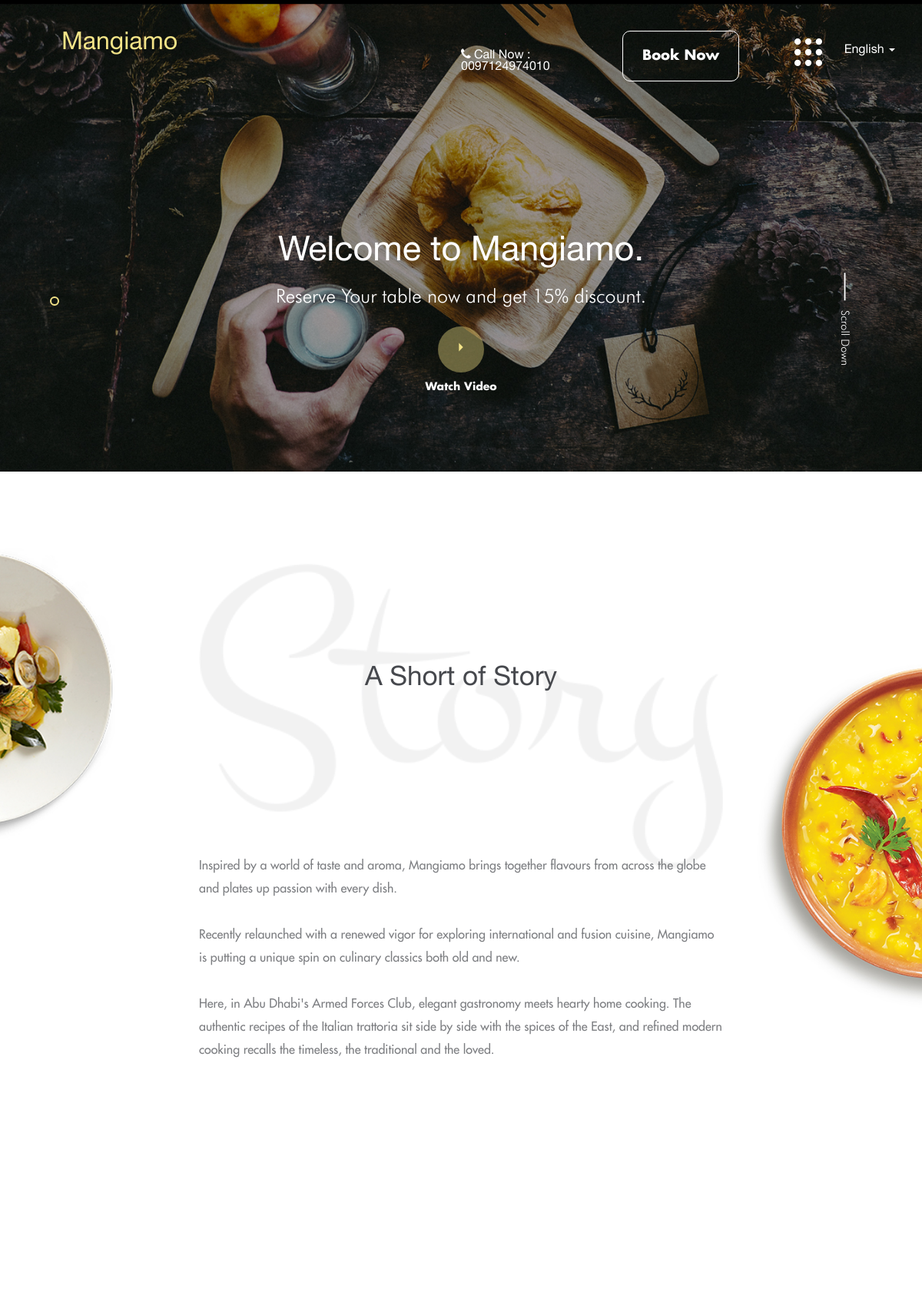
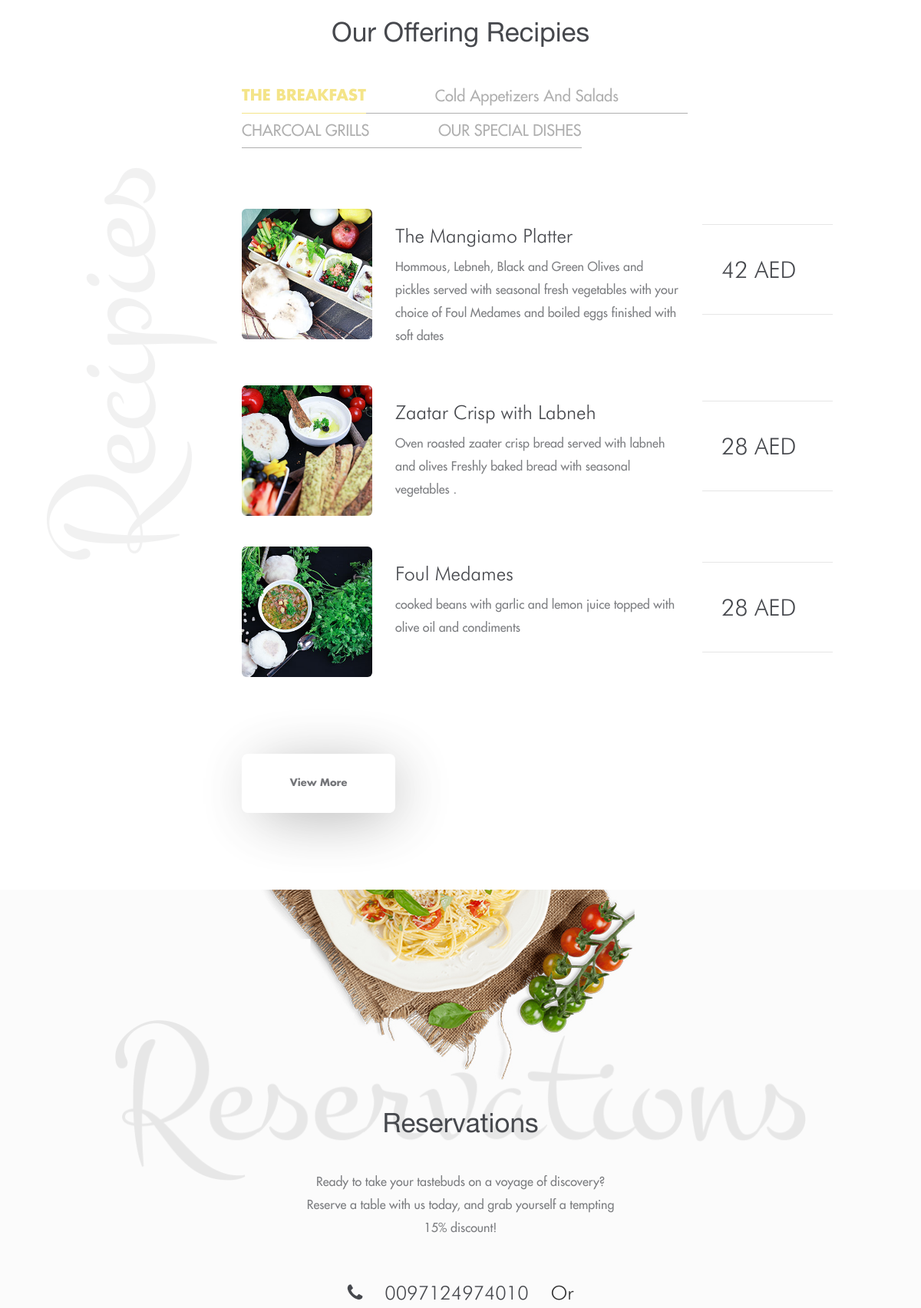
Page /en/index.php (upper part) on the committed database (2 pictures, top to bottom).
### tables this page shows
CREATE TABLE `category` (
  `id` int(11) NOT NULL,
  `slug` varchar(255) NOT NULL,
  `english` varchar(255) NOT NULL,
  `arabic` varchar(255) NOT NULL,
  `img` varchar(255) NOT NULL,
  `is_img` enum('0','1') NOT NULL DEFAULT '0'
);

CREATE TABLE `foods` (
  `id` int(11) NOT NULL,
  `cat_id` int(11) NOT NULL,
  `title_en` varchar(255) NOT NULL,
  `detail_en` text NOT NULL,
  `title` varchar(255) NOT NULL,
  `detail` text NOT NULL,
  `price` varchar(100) NOT NULL,
  `img` varchar(255) NOT NULL
);

### en/template-parts/menu-section.php (the view)
<?php
require_once '../functions/config.php';
$querym = "SELECT * FROM category where is_img='1' limit 4";
$resultm = $db->query($querym);
?>
<section class="menu_section" id="menu">
    <div class="container-fluid">
        <h2 class="header-2 text-center" data-anijs="if: mouseover, do: swing animated">Our Offering Recipies</h2>
        <div class="row">
            <div class="col-md-3 menu-side">
                <div class="text-shadow">Recipies</div>
            </div>
            <div class="col-md-8">
                 <div class="menu-tab">
                   <ul class="nav nav-tabs" role="tablist">
                    <?php
                        $array_cats=array();
                        $i=0;
                        while ($rowm= $resultm->fetch_object()){
                            $array_cats[$i]['id']=$rowm->id;
                            $array_cats[$i]['slug']=$rowm->slug;
                     ?>
                     <li role="presentation" <?php if($i<1){ ?> class="active" <?php } ?>><a href="#<?php echo $rowm->slug;?>" aria-controls="<?php echo $rowm->slug;?>" role="tab" data-toggle="tab"><?php echo$rowm->english;?> </a></li>
                     <?php $i++;} ?>
                   </ul>
                   <div class="tab-content">
                    <?php foreach ($array_cats as $k=>$array_cat) {
                        $cat_id=$array_cat['id'];
                        $querym2 = "SELECT * FROM foods where cat_id='$cat_id' && img!='' limit 3";
                        $resultm2 = $db->query($querym2);
                     ?>
                     <div role="tabpanel" class="tab-pane fade in <?php if($k<1){ ?> active <?php } ?>" id="<?php echo $array_cat['slug'];?>">
                        <?php while ($rowm2 = $resultm2->fetch_object()){ ?>
                        <div class="row item">
                            <div class="col-md-3 col-xs-3 set-full">
                                <div class="img-crcl">
                                    <img src="../img/<?php echo $rowm2->img;?>">
                                </div>
                            </div>
                            <div class="col-md-6 col-xs-6 set-full">
                                <h3 class="header-3"><?php echo $rowm2->title_en;?></h3>
                                <p class="p-text-1">
                                    <?php echo $rowm2->detail_en;?>
                                </p>
                            </div>
                            <div class="col-md-3 col-xs-3 set-full">
                                <div class="price-box">
                                    <?php echo $rowm2->price;?>
                                </div>
                            </div>
                        </div>
                        <?php } ?>
                     </div>
                     <?php } ?>
                   </div>
                 </div>
                 <a href="menu.php" class="view-more-btn">View More</a>
            </div>
            <div class="col-md-1">&nbsp;</div>
        </div>
    </div>
</section>

### css/style.css (style rules this page uses)
* { font: 400 16px "OpenSans", "Helvetica", "Roboto", "Arial", sans-serif; -webkit-box-sizing: border-box; -moz-box-sizing: border-box; box-sizing: border-box; margin: 0; padding: 0; }
body { background-color: #ffffff; }
.view-more-btn { font: 700 13px "Futura"; color: #46484d; opacity: 0.75; padding: 30px 0px; width: 200px; display: block; text-align: center; border-top-left-radius: 8px; border-top-right-radius: 8px; border-bottom-left-radius: 8px; border-bottom-right-radius: 8px; background-color: #ffffff; -webkit-box-shadow: 10px 10px 80px -15px rgba(0, 0, 0, 0.6); -moz-box-shadow: 10px 10px 80px -15px rgba(0, 0, 0, 0.6); box-shadow: 10px 10px 80px -15px rgba(0, 0, 0, 0.6); text-decoration: none; }
.header-2 { font: 400 35px "Helvetica"; color: #46484d; margin-bottom: 40px; }
.header-3 { font: 400 25px "Futura"; }
.p-text-1 { font: 500 16px "Futura"; color: #46484d; opacity: 0.7; line-height: 30px; }
.menu_section { padding-bottom: 100px; }
.menu_section .menu-side { position: relative; }
.menu_section .menu-side .text-shadow { font: 400 227px "Montez"; -webkit-transform: scale(0.9) rotate(-90deg); -moz-transform: scale(0.9) rotate(-90deg); -ms-transform: scale(0.9) rotate(-90deg); -o-transform: scale(0.9) rotate(-90deg); transform: scale(0.9) rotate(-90deg); color: #46484d; opacity: 0.07; text-align: center; margin-top: 360px; }
.menu-tab { margin-bottom: 80px; }
.menu-tab .nav { border-bottom: 0px; }
.menu-tab .nav li { border-bottom: 1px solid #afafaf; padding-right: 90px; }
.menu-tab .nav li:last-child { padding-right: 0px; }
.menu-tab .nav li a { -webkit-transition: all 0.5s ease-in-out; -moz-transition: all 0.5s ease-in-out; transition: all 0.5s ease-in-out; position: relative; font: 600 20px "Futura"; color: #afafaf; border: 0px; margin: 0px; padding: 0px; padding-top: 10px; padding-bottom: 10px; }
.menu-tab .nav li a::after { content: ""; width: 100%; height: 1px; background-color: #afafaf; display: inline-block; position: absolute; bottom: -1px; left: 0px; }
.menu-tab .nav li.active a, .menu-tab .nav li:hover a { background-color: #ffffff; font: 700 20px "Futura"; border: 0px; color: #f4e488; padding-bottom: 9px; }
.menu-tab .nav li.active a::after, .menu-tab .nav li:hover a::after { background-color: #f4e488; }
.menu-tab .tab-content { margin-top: 60px; }
.menu-tab .tab-content .tab-pane { -webkit-transition: all 0.5s ease-in-out; -moz-transition: all 0.5s ease-in-out; transition: all 0.5s ease-in-out; }
.menu-tab .tab-content .tab-pane .item { padding: 20px 0px; color: #46484d; }
.menu-tab .tab-content .tab-pane .item::after { clear: both; content: ""; display: table; }
.menu-tab .tab-content .tab-pane .item .img-crcl { border-top-left-radius: 6px; border-top-right-radius: 6px; border-bottom-left-radius: 6px; border-bottom-right-radius: 6px; overflow: hidden; }
.menu-tab .tab-content .tab-pane .item .img-crcl img { width: 100%; height: auto; }
.menu-tab .tab-content .tab-pane .item .price-box { font: 400 30px "Futura"; border-top: 1px solid #e6e6e6; border-bottom: 1px solid #e6e6e6; margin: 20px 0px; padding: 40px 25px; }

### rows in the picture
category: english "THE BREAKFAST"
category: english "Cold Appetizers And Salads"
category: english "CHARCOAL GRILLS"
category: english "OUR SPECIAL DISHES"
foods: img (picture), title_en "The Mangiamo Platter", detail_en "Hommous, Lebneh, Black and Green Olives and pickles served with seasonal fresh vegetables with your choice of Foul Medames and boiled eggs finished with soft dates", price "42 AED"
foods: img (picture), title_en "Zaatar Crisp with Labneh", detail_en "Oven roasted zaater crisp bread served with labneh and olives Freshly baked bread with seasonal vegetables .", price "28 AED"
foods: img (picture), title_en "Foul Medames", detail_en "cooked beans with garlic and lemon juice topped with olive oil and condiments", price "28 AED"
